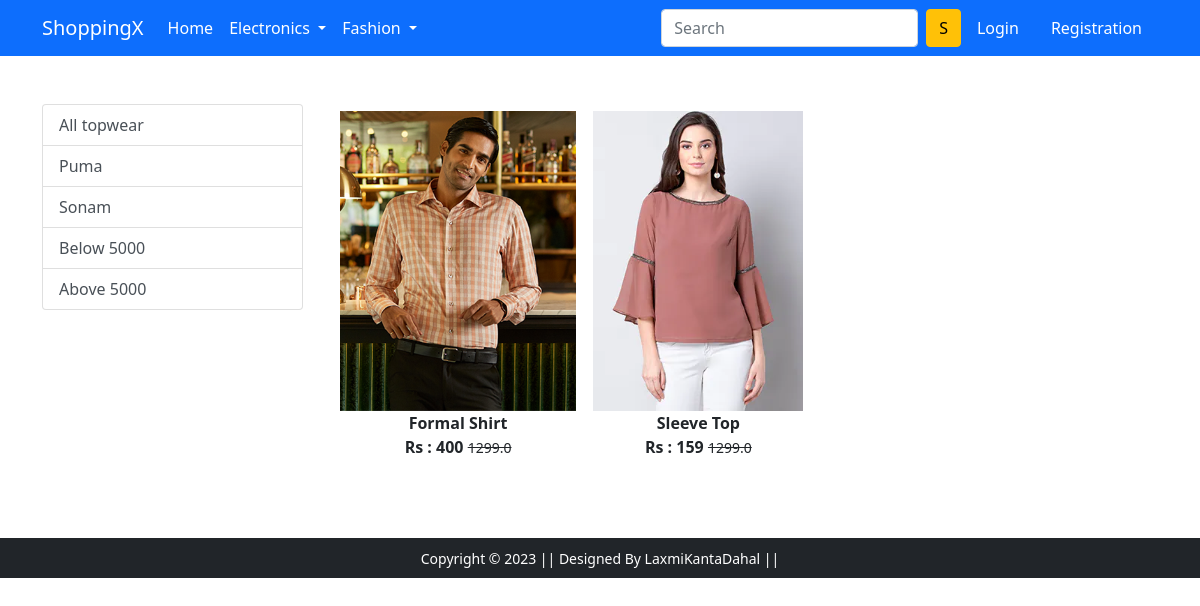
Screenshot of /topwear/ with the database file from the repository.
### app/models.py (models this page shows, shortened)
class Product(models.Model):
    title=models.CharField(max_length=100)
    selling_price=models.FloatField()
    discounted_price=models.IntegerField()
    description=models.TextField(blank=True)
    brand=models.CharField(max_length=100)
    category=models.CharField(choices=CATEGORY_CHOICES,max_length=2)
    product_img=models.ImageField(upload_to='productimg')

### app/views.py (the view)
# urls.py: path('topwear/', views.topwear, name='topwear'),
def topwear(request,data=None):
    if data==None:
        topwear=Product.objects.filter(category='TW')
    elif data=='puma' or data=='sonam':
        topwear=Product.objects.filter(category='TW').filter(brand=data)
    elif data=='below':
        topwear=Product.objects.filter(category='TW').filter(discounted_price__lt=5001)
    elif data=='above':
        topwear=Product.objects.filter(category='TW').filter(discounted_price__gt=5000)
    return render(request, 'app/topwear.html',{'topwear':topwear})

### app/templates/app/topwear.html (shortened to what this page needs)
{% extends 'app/base.html' %}
{% load static %}
{% block main-content %}
<div class="container my-5">
 <div class="row">
  <div class="col-sm-3">
   <div class="list-group">
    <a href="{% url 'topwear' %}" class="list-group-item list-group-item-action" aria-current="true">All topwear</a>
    <a href="{% url 'topweardata' 'puma' %}" class="list-group-item list-group-item-action" aria-current="true">Puma</a>
    <a href="{% url 'topweardata' 'sonam' %}" class="list-group-item list-group-item-action" aria-current="true">Sonam</a>
    <a href="{% url 'topweardata' 'below' %}" class="list-group-item list-group-item-action" aria-current="true">Below 5000</a>
    <a href="{% url 'topweardata' 'above' %}" class="list-group-item list-group-item-action" aria-current="true">Above 5000</a>
   </div>
  </div>
  <div class="col-sm-8">
    <div class="row">
        {% for product in topwear %}
        <div class="col-sm-4 text-center mb-4">
            <a href="{% url 'product-detail' product.id %}" class="btn">
                <div class="item">
                <img src="{{ product.product_img.url }}" alt="" height="300" class="">
                <div class="fw-bold">{{product.title}}</div>
                <div class="fw-bold">Rs : {{product.discounted_price}}
                <small class="fw-light text-decoration-line-through">{{product.selling_price}}</small></div>
            </div>
        </a>
    </div>
        {% endfor %}
  </div>
 </div>
</div>
</div>
{% endblock main-content %}

### rows the page displays
Product: product_img (picture), title "Formal Shirt", discounted_price "400", selling_price "1299.0"
Product: product_img (picture), title "Sleeve Top", discounted_price "159", selling_price "1299.0"
